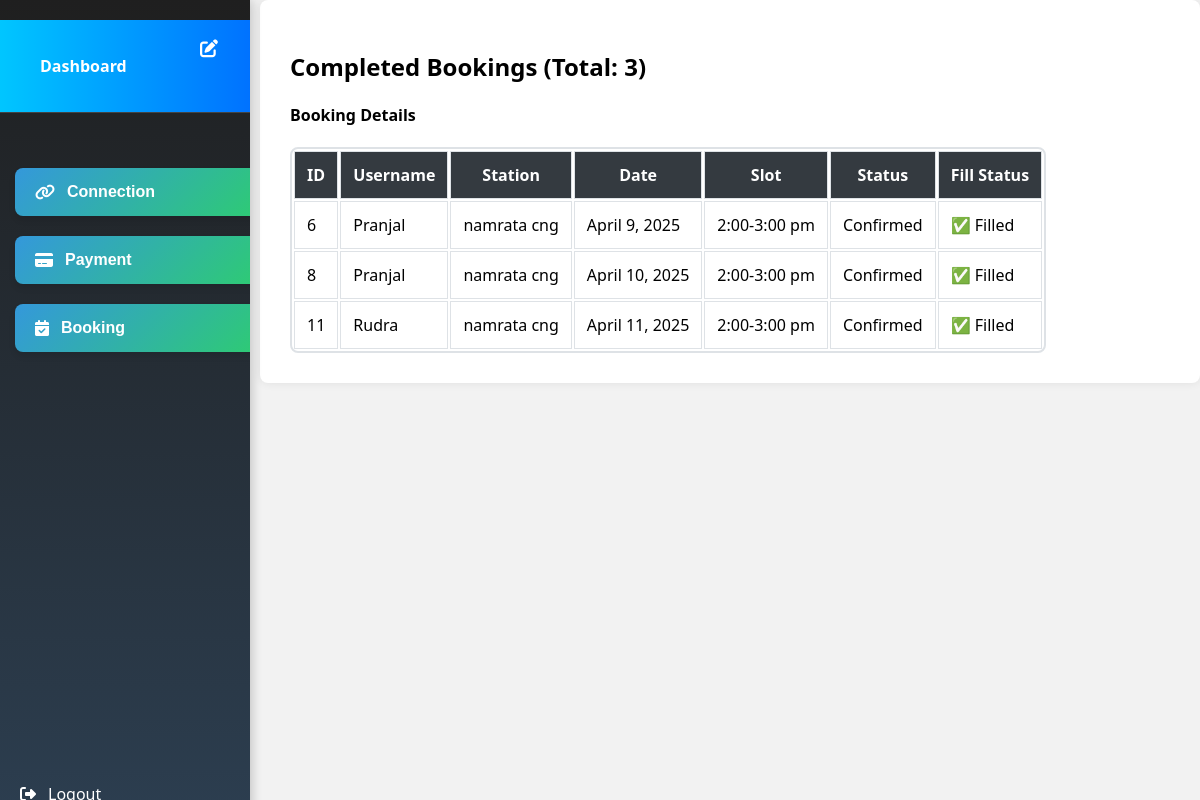
The page /dashboard/completed-bookings/ (signed in) on the database its author committed.
### Gas/models.py (models this page shows, shortened)
class Booking(models.Model):
    STATUS_CHOICES = (
        ('Pending', 'Pending'),
        ('Approved', 'Approved'),
        ('Rejected','Rejected'),
    )
    FILL_STATUS_CHOICES = [
        ('Not filled','Not filled'),
        ('Filled','Filled'),
    ]
    user = models.ForeignKey(User,on_delete=models.CASCADE)
    name = models.CharField(max_length=100)
    city = models.ForeignKey(City,on_delete=models.CASCADE)
    station = models.ForeignKey(Station,on_delete=models.CASCADE)
    slot = models.ForeignKey(Slot,on_delete=models.CASCADE)
    date = models.DateField()
    status = models.CharField(max_length=50,choices=STATUS_CHOICES,default='Pending')
    fill_status = models.CharField(max_length = 20,choices = FILL_STATUS_CHOICES, default='Pending')

class Station(models.Model):
    city = models.ForeignKey(City, on_delete=models.CASCADE)
    name = models.CharField(max_length=100)
    def __str__(self):
        return self.name

class Slot(models.Model):
    time = models.CharField(max_length = 50,unique = True)
    def __str__(self):
        return self.time

### Gas/views.py (the view)
# urls.py: path('completed-bookings/',views.completed_bookings,name= 'completed_bookings'),
@login_required
def completed_bookings(request):
    if request.user.is_superuser:
        bookings = Booking.objects.filter(fill_status="Filled")
    else:
        bookings = Booking.objects.filter(user=request.user, fill_status="Filled")
    total_count = bookings.count()
    return render(request, "gas/completed_bookings.html", {"bookings": bookings, "total_count": total_count})

### templates/Gas/completed_bookings.html (shortened to what this page needs)
{% extends 'booking/base.html' %}
{% block content %}
<div class="container mt-4">
    <h2 class="text-center mb-4">Completed Bookings (Total: {{ total_count }})</h2>
    {% if bookings %}
    <div class="card shadow-sm p-3">
        <div class="card-body">
            <h4 class="text-center text-secondary mb-3">Booking Details</h4>
            <div class="table-responsive">
                <table class="table table-bordered text-center align-middle custom-table">
                    <thead>
                        <tr>
                            <th>ID</th>
                            <th>Username</th>
                            <th>Station</th>
                            <th>Date</th>
                            <th>Slot</th>
                            <th>Status</th>
                            <th>Fill Status</th>
                        </tr>
                    </thead>
                    <tbody>
                        {% for booking in bookings %}
                        <tr>
                            <td>{{ booking.id }}</td>
                            <td>{{ booking.user }}</td>
                            <td>{{ booking.station }}</td>
                            <td>{{ booking.date }}</td>
                            <td>{{ booking.slot }}</td>
                            <td>
                                <span class="badge bg-success">Confirmed</span>
                            </td>
                            <td>
                                <span class="badge bg-success">✅ Filled</span>
                            </td>
                        </tr>
                        {% endfor %}
                    </tbody>
                </table>
            </div>
        </div>
    </div>
    {% else %}
    <p class="text-center text-muted">No completed bookings available.</p>
    {% endif %}
</div>
{% endblock %}

### templates/booking/base.html (style rules this page uses)
body { font-family: 'Segoe UI', sans-serif; margin: 0; padding: 0; display: flex; background-color: #f2f2f2; }

### templates/Gas/completed_bookings.html (style rules this page uses)
.custom-table { border: 2px solid #dee2e6; border-radius: 8px; overflow: hidden; background: white; }
.custom-table th, .custom-table td { border: 1px solid #dee2e6; padding: 12px; }
.custom-table th { background-color: #343a40; color: white; font-weight: bold; }

### rows shown on the page
Booking: id "6", user "Pranjal", station "namrata cng", date "April 9, 2025", slot "2:00-3:00 pm"
Booking: id "8", user "Pranjal", station "namrata cng", date "April 10, 2025", slot "2:00-3:00 pm"
Booking: id "11", user "Rudra", station "namrata cng", date "April 11, 2025", slot "2:00-3:00 pm"

### other values the page prints
{{ total_count }} "3"
